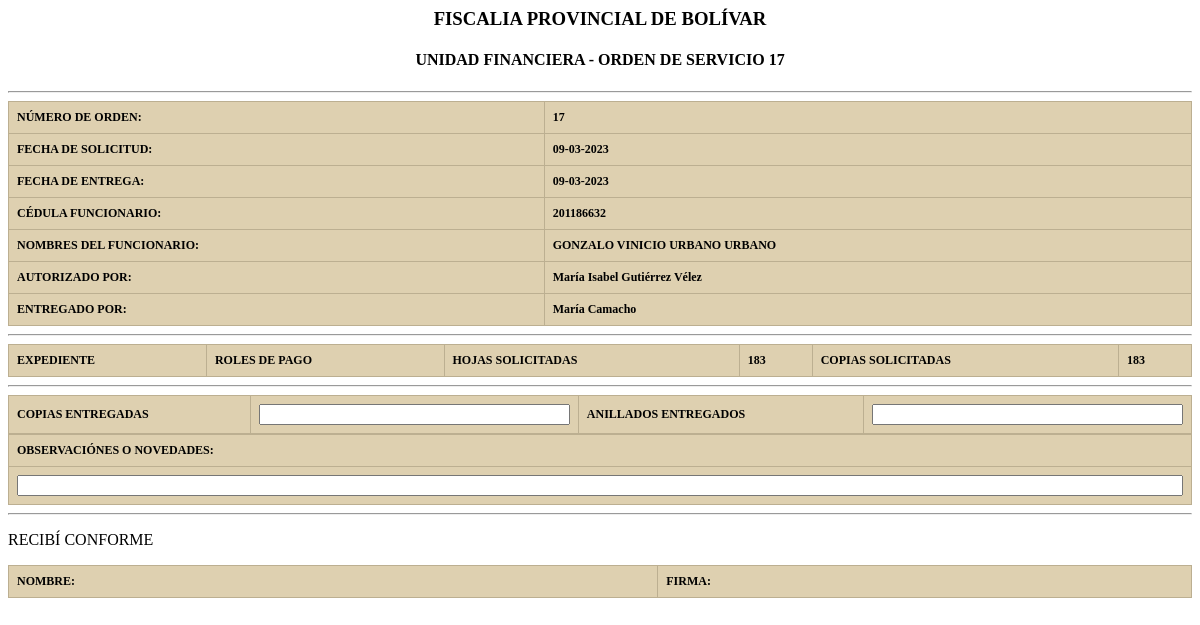
The app's page /imprimir_orden.php?id=17 with its own data.
### tables this page shows
CREATE TABLE `ordenes` (
  `id` int(9) UNSIGNED ZEROFILL NOT NULL,
  `fecha_solicitud` varchar(20) NOT NULL,
  `fecha_entrega` varchar(20) DEFAULT NULL,
  `solicita_ci` int(10) UNSIGNED ZEROFILL NOT NULL,
  `solicita_nombres` varchar(200) NOT NULL,
  `autoriza` varchar(200) DEFAULT NULL,
  `entrega` varchar(200) DEFAULT NULL,
  `expediente` varchar(200) NOT NULL,
  `hojas` int(6) NOT NULL,
  `copias` int(6) NOT NULL,
  `estado` int(1) NOT NULL
);

### imprimir_orden.php (the view, shortened to what this page needs)
<?php
$orden = $_GET['id'];
include_once 'conexion.php';
$sql_orden = 'SELECT * FROM ordenes WHERE id=?';
$sentencia_orden = $pdo->prepare($sql_orden);
$sentencia_orden->execute(array($orden));
$resultado_orden = $sentencia_orden->fetch();
echo "<center><h3>FISCALIA PROVINCIAL DE BOLÍVAR</h3></center>";
echo "<center><h4>UNIDAD FINANCIERA - ORDEN DE SERVICIO ".$resultado_orden['id']."</h4></center>";
echo "<hr>";
?>
<table class="tftable" border="1">
<tr><th>NÚMERO DE ORDEN:</th><th><?php echo $resultado_orden['id'];?></th></tr>
<tr><th>FECHA DE SOLICITUD:</th><th><?php echo $resultado_orden['fecha_solicitud'];?> </th></tr>
<tr><th>FECHA DE ENTREGA:</th><th><?php echo $resultado_orden['fecha_entrega'];?> </th></tr>
<tr><th>CÉDULA FUNCIONARIO:</th><th><?php echo $resultado_orden['solicita_ci'];?> </th></tr>
<tr><th>NOMBRES DEL FUNCIONARIO:</th><th><?php echo $resultado_orden['solicita_nombres'];?> </th></tr>
<tr><th>AUTORIZADO POR:</th><th><?php echo $resultado_orden['autoriza'];?> </th></tr>
<tr><th>ENTREGADO POR:</th><th><?php echo $resultado_orden['entrega'];?> </th></tr>
</table>
<hr>
<table class="tftable" border="1">
<tr><th>EXPEDIENTE</th><th><?php echo $resultado_orden['expediente'];?></th><th>HOJAS SOLICITADAS</th><th><?php echo $resultado_orden['hojas'];?></th><th>COPIAS SOLICITADAS</th><th><?php echo $resultado_orden['copias'];?></th></tr>
</table>
<hr>
<table class="tftable" border="1">
<tr><th>COPIAS ENTREGADAS</th><th><input type="text" style="width:100%; height:100%;"></th><th>ANILLADOS ENTREGADOS</th><th><input type="text" style="width:100%; height:100%;"></th></tr>
</table>
<table class="tftable" border="1">
<tr><th>OBSERVACIÓNES O NOVEDADES:</th></tr>
<tr><th><input style="width:100%; height:100%;"></th></tr>
</table>
<hr>
<p>RECIBÍ CONFORME</p>
<table class="tftable" border="1">
<tr><th>NOMBRE:</th><th>FIRMA:</th></tr>
</table>

### imprimir_orden.php (style rules this page uses)
.tftable { font-size:12px;color: #000; width:100%;border-width: 1px;border-color: #bcaf91;border-collapse: collapse; }
.tftable th { font-size:12px;background-color:#ded0b0;border-width: 1px;padding: 8px;border-style: solid;border-color: #bcaf91;text-align:left; }
.tftable tr { background-color:#e9dbbb; }

### records on screen
ordenes: id "17", fecha_solicitud "09-03-2023", fecha_entrega "09-03-2023", solicita_ci "201186632", solicita_nombres "GONZALO VINICIO URBANO URBANO", autoriza "María Isabel Gutiérrez Vélez", entrega "María Camacho", expediente "ROLES DE PAGO", hojas "183", copias "183"
